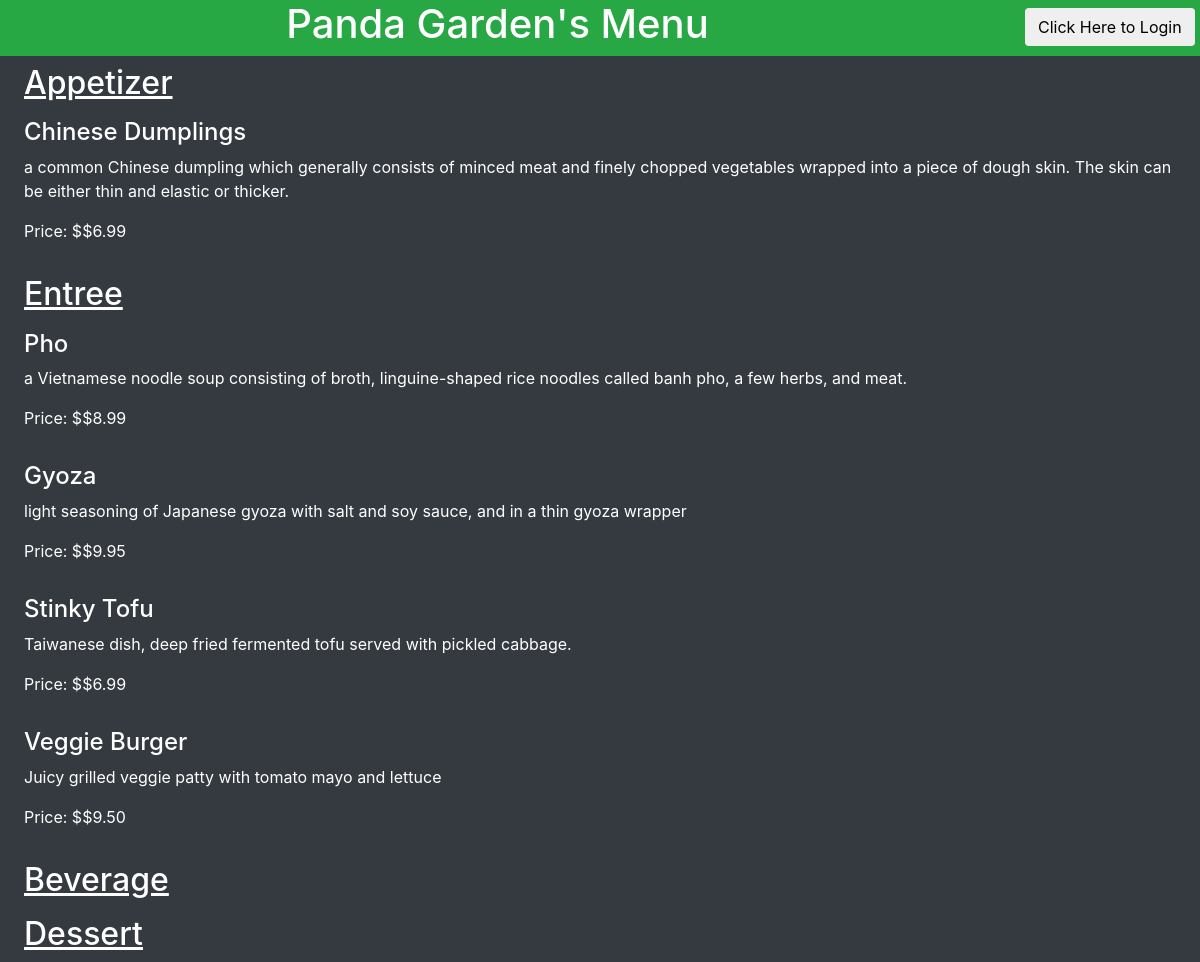
The page /restaurant/3/menu/ on the database its author committed.
### Database_file.py (models this page shows, shortened)
class Restaurant(Base):
    __tablename__ = 'restaurant'
    id = Column(Integer, primary_key = True)
    name = Column(String(80), nullable=False)
    user_id = Column(Integer, ForeignKey('user.id'))
    user = relationship(User)

class MenuItem(Base):
    __tablename__ = 'menu_item'
    id = Column(Integer, primary_key = True)
    name = Column(String(80), nullable=False)
    course = Column(String(250))
    description = Column(String(250))
    price = Column(String(8))
    restaurant_id = Column(Integer, ForeignKey('restaurant.id'))
    restaurant = relationship(Restaurant)
    user_id = Column(Integer, ForeignKey('user.id'))
    user = relationship(User)

### catalog.py (the view)
@app.route('/restaurant/<int:restaurant_id>/')
@app.route('/restaurant/<int:restaurant_id>/menu/')
def restaurantMenu(restaurant_id):
    state = showLogin()
    page = 'restaurant/' + str(restaurant_id) + '/menu/'
    restaurant = session.query(Restaurant).filter_by(id = restaurant_id).one()
    creator = getUserInfo(restaurant.user_id)
    items = session.query(MenuItem).filter_by(
        restaurant_id=restaurant_id).all()
    if 'username' not in login_session or \
        creator.id != login_session['user_id']:
        return render_template('public-Menu.html', items=items,
                                restaurant=restaurant, creator=creator,
                                STATE=state, page=page)
    else:
        return render_template('menu.html', items=items,
                                restaurant=restaurant, creator=creator,
                                STATE=state, page=page)

### catalog.py (called while the page is built)
def getUserInfo(user_id):
    user = session.query(User).filter_by(id=user_id).one()
    return user

def showLogin():
    state = ''.join(random.choice(string.ascii_uppercase + string.digits)
                    for x in xrange(32))
    login_session['state'] = state
    print state
    return state

### templates/public-Menu.html (shortened to what this page needs)
{% extends "base2.html" %}
  {% block content %}
    <article class="row bg-dark px-4">
         {% if items !=[] %}
         <div class="col-md-12 mt-2">
           <h2 class="text-white"><u>Appetizer</u></h2>
         </div>
           {% for i in items %}
             {% if i.course == 'Appetizer' %}
             <div class="col-md-12 mt-2">
               <h4 class="text-white">{{i.name}}</h4>
             </div>
             <div class="col-md-12">
               <p class="text-white">{{i.description}}</p>
             </div>
             <div class="col-md-12">
               <p class="text-white">Price: ${{i.price}}</p>
             </div>
             <br><br>
             {% endif %}
           {% endfor %}
           <div class="col-md-12 mt-2">
             <h2 class="text-white"><u>Entree</u></h2>
           </div>
           {% for i in items %}
             {% if i.course == 'Entree' %}
             <div class="col-md-12 mt-2">
               <h4 class="text-white">{{i.name}}</h4>
             </div>
             <div class="col-md-12">
               <p class="text-white">{{i.description}}</p>
             </div>
             <div class="col-md-12">
               <p class="text-white">Price: ${{i.price}}</p>
             </div>
             <br><br>
             {% endif %}
           {% endfor %}
           <div class="col-md-12 mt-2">
             <h2 class="text-white"><u>Beverage</u></h2>
           </div>
           <div class="col-md-12 mt-2">
             <h2 class="text-white"><u>Dessert</u></h2>
           </div>
         {% endif %}
    </article>
  {% endblock %}

### templates/base2.html (shortened to what this page needs)
<!DOCTYPE html>
<html>
  <head>
    {% include "header.html" %}
  </head>
  <body class="bg-dark">
    <div class="fluid-container bg-dark">
      <header class="row bg-success">
        <div class="col-md-10 text-center">
          <h1 class="text-white">{{restaurant.name}}'s Menu</h1>
        </div>
        <div class="col-md-2 text-right pt-2 pr-5">
          {%if 'username' not in session %}
            <button class="btn bg-faded text-black" type="button" name="button" data-toggle="modal" data-target="#myModal">
              Click Here to Login
            </button>
			    {% else %}
          <a href="{{url_for('disconnect')}}">
            <button class="btn bg-faded text-black" type="button" name="button">
              Logout
            </button>
          </a>
			    {% endif %}
        </div>
      </header>
      {% block content %}
      {% endblock %}
    </div>
  </body>
</html>

### static/master.css (style rules this page uses)
button { cursor: pointer; }

### rows shown on the page
Restaurant: name "Panda Garden"
MenuItem: name "Chinese Dumplings", description "a common Chinese dumpling which generally consists of minced meat and finely chopped vegetables wrapped into a piece of dough skin. The skin can be either thin and elastic or thicker.", price "$6.99"
MenuItem: name "Pho", description "a Vietnamese noodle soup consisting of broth, linguine-shaped rice noodles called banh pho, a few herbs, and meat.", price "$8.99"
MenuItem: name "Gyoza", description "light seasoning of Japanese gyoza with salt and soy sauce, and in a thin gyoza wrapper", price "$9.95"
MenuItem: name "Stinky Tofu", description "Taiwanese dish, deep fried fermented tofu served with pickled cabbage.", price "$6.99"
MenuItem: name "Veggie Burger", description "Juicy grilled veggie patty with tomato mayo and lettuce", price "$9.50"
